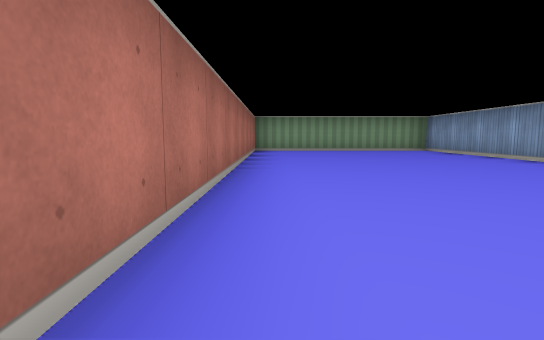
view 1 (above)

20 first-person views from a walk through a cub3D ray-caster map. The camera is about half as high as the walls, tilts 6° down and sees 80° across. The floor is counted in squares. Each view is taken from the middle of a square. On the plan, view 1 faces up. The plan holds only what a view shows up to about 9 squares ahead; the rest is blank.

view 2
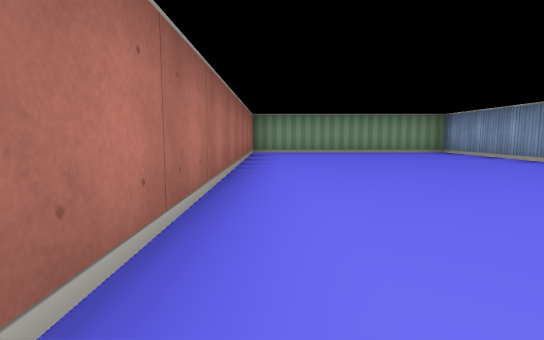

view 3
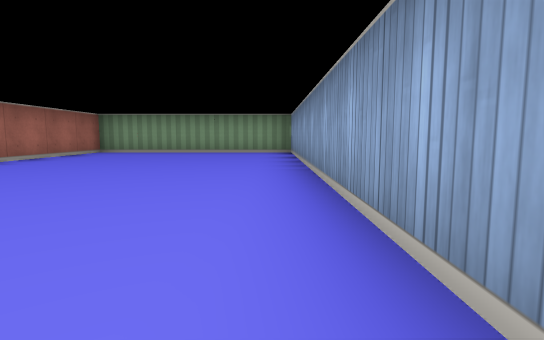

view 4
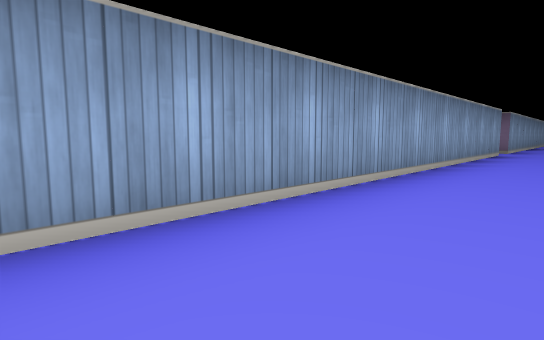

view 5
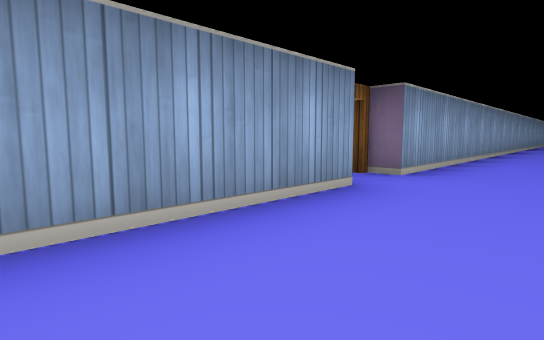

view 6
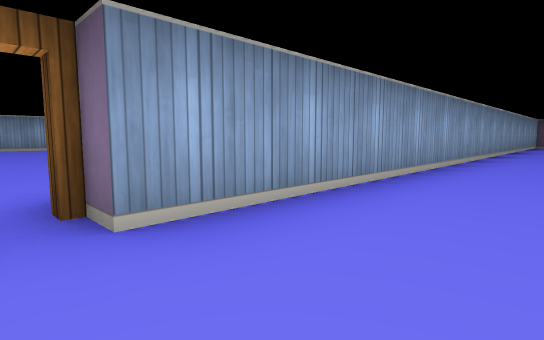

view 7
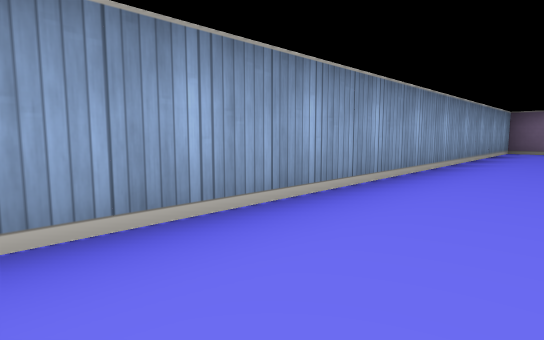

view 8
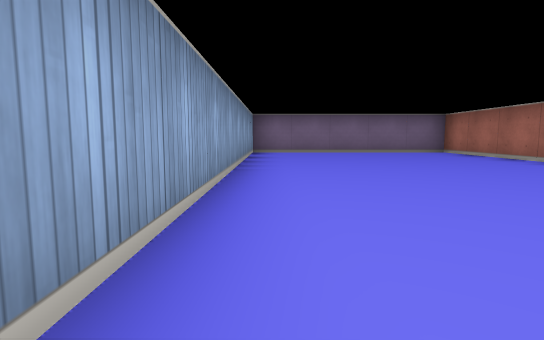

view 9
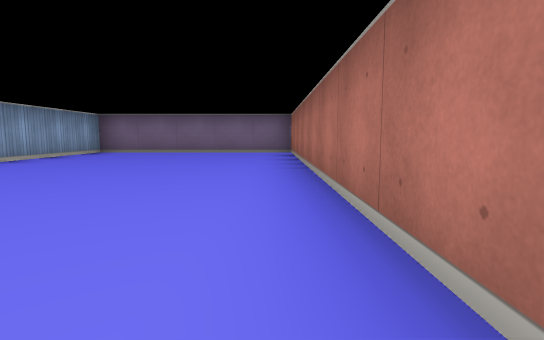

view 10
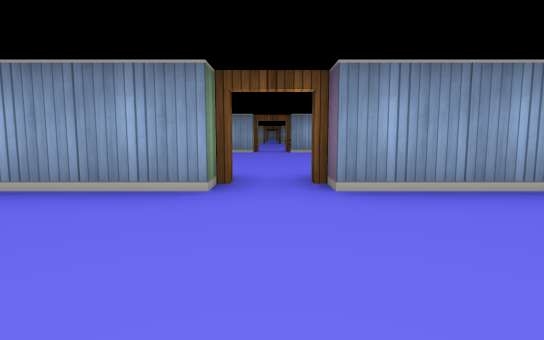

view 11
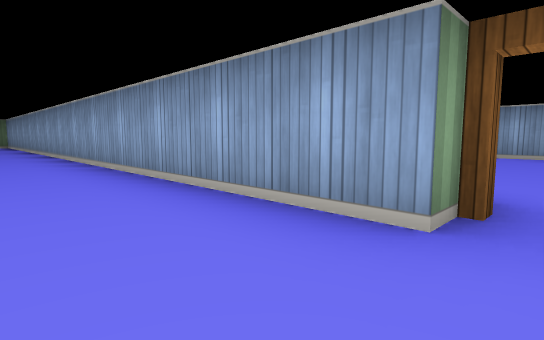

view 12
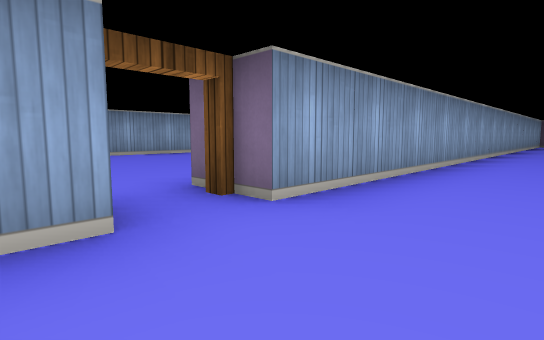

view 13
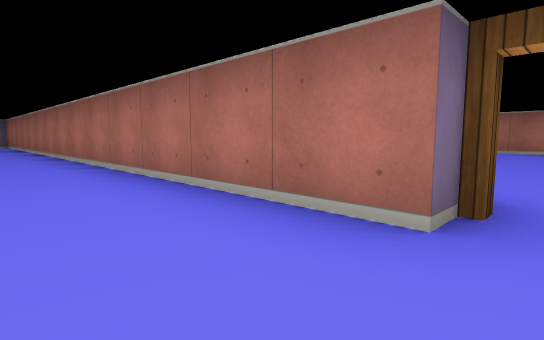

view 14
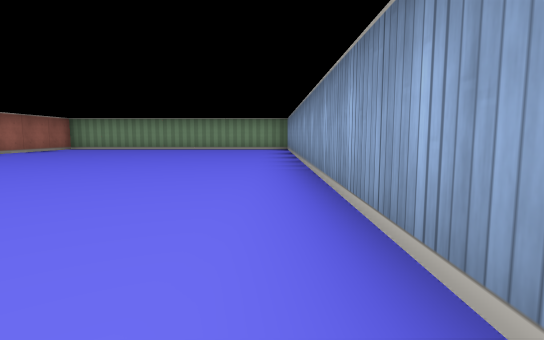

view 15
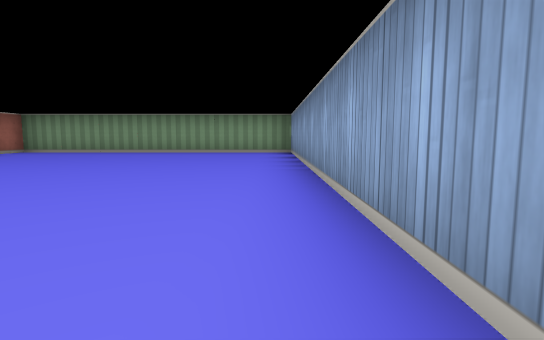

view 16
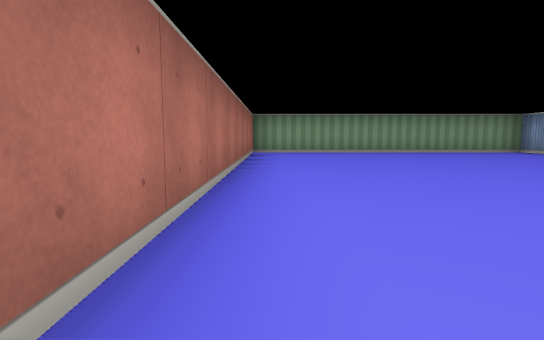

view 17
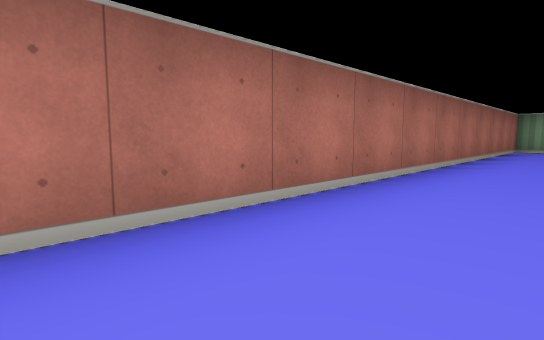

view 18
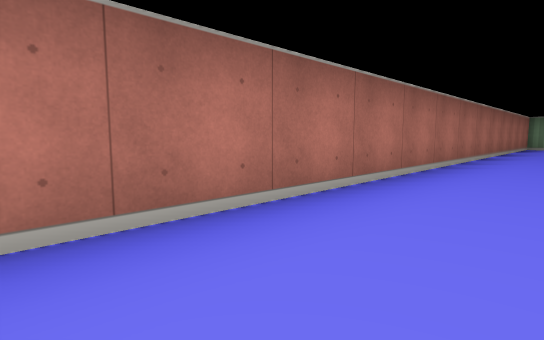

view 19
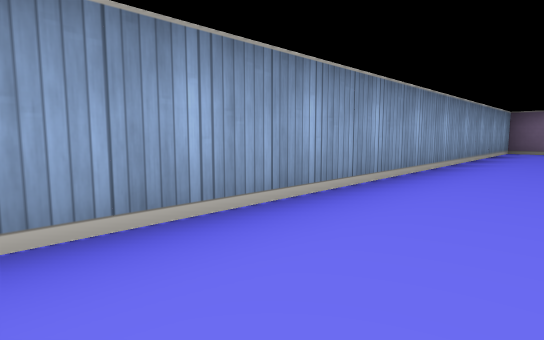

view 20
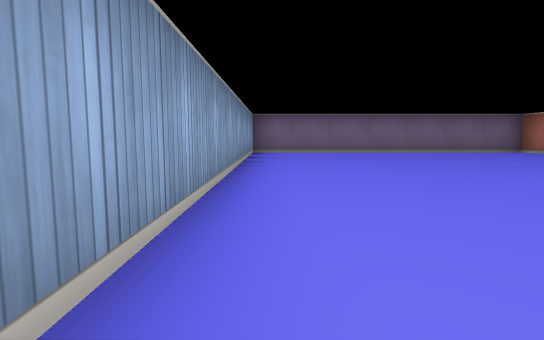

### Floor plan
Points are (right, up) in squares from view 1. A wall is a line through its corners. A room is listed if a view was taken in it or the views show most of it. See-through windows are left out.
Room 1 (views 1, 2, 3, 4, 5, 6, 7, 8, 9, 13)
walls: (-0.5, -5.5) (-0.5, -19.5) (4.5, -19.5) (4.5, -5.5); (4.5, -4.5) (4.5, 9.5) (-0.5, 9.5) (-0.5, 0.5)
ways out: open door at (-1, -5) to room 2; open door at (5, -5)
Room 2 (views 10, 11, 12, 14, 15, 16, 17, 18, 19, 20)
walls: (-1.5, -4.5) (-1.5, 9.5) (-8.5, 9.5) (-8.5, -3); (-8.5, -5.8) (-8.5, -6.8); (-8.5, -18.8) (-8.5, -19.5) (-1.5, -19.5) (-1.5, -5.5)
ways out: open door at (-1, -5) to room 1

Positions as (right, up) in squares from view 1, and headings:
1: (0, 0), facing up
2: (0, 1), facing up
3: (4, 1), facing up
4: (3, 4), facing down-right
5: (3, -2), facing down-right
6: (3, -5), facing down-right
7: (3, -10), facing down-right
8: (4, -11), facing down
9: (0, -11), facing down
10: (-4, -5), facing right
11: (-3, -5), facing up-right
12: (-3, -4), facing down-right
13: (1, -5), facing down-left
14: (-2, -1), facing up
15: (-2, 1), facing up
16: (-8, 1), facing up
17: (-7, -1), facing up-left
18: (-7, -3), facing up-left
19: (-3, -10), facing down-right
20: (-2, -11), facing down
